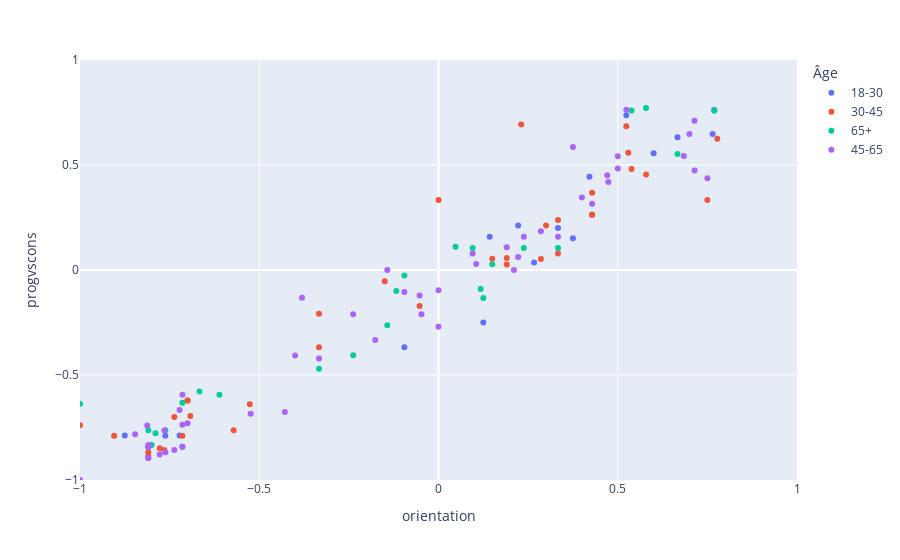

Source (notebook cell):
### Code cell
fig = px.scatter(counts_df, x="orientation", y="progvscons",  color='Âge', hover_name='name')
fig.update_xaxes(range=[-1, 1])
fig.update_yaxes(range=[-1, 1])
fig.show()

### Figure 1 — Plotly figure (JSON) as saved in the notebook; plotly's stock layout.template omitted (floating-point values rounded to 4 significant figures)
{"data": [{"hovertemplate": "<b>%{hovertext}</b><br><br>Âge=18-30<br>orientation=%{x}<br>progvscons=%{y}<extra></extra>", "hovertext": ["Adeline CRETTENAND", "Alain DUBOSSON", "Caroline REYNARD", "Chantal CARLEN", "Damien FUMEAUX", "Damien LUISIER", "Florent FAVRE", "François QUENNOZ", "Jean-Baptiste UDRESSY", "Kamy MAY", "Lucile CURDY", "Léa ROUILLER DESSIMOZ", "Mathieu CALOZ", "Mélanie FOLLONIER", "Romain UDRY", "Romano AMACKER", "Sophie DUCREY"], "legendgroup": "18-30", "marker": {"color": "#636efa", "symbol": "circle"}, "mode": "markers", "name": "18-30", "orientation": "v", "showlegend": true, "type": "scatter", "x": [0.3333, 0.7692, -0.7619, 0.6, 0.6667, 0.2222, 0.375, 0.4211, 0.7647, 0.1429, -0.7222, -0.875, -0.09524, 0.125, 0.2667, 0.5238, -0.7143], "xaxis": "x", "y": [0.2, 0.7619, -0.7895, 0.5556, 0.6316, 0.2121, 0.1515, 0.4444, 0.6471, 0.1579, -0.7879, -0.7879, -0.3684, -0.25, 0.03571, 0.7368, -0.8421], "yaxis": "y"}, {"hovertemplate": "<b>%{hovertext}</b><br><br>Âge=30-45<br>orientation=%{x}<br>progvscons=%{y}<extra></extra>", "hovertext": ["Alain LÉGER", "Arnaud DUBOIS", "Christelle HERITIER", "Christian ESCHER", "Claudia ALPIGER", "Côme VUILLE", "Damien CLERC", "Damien RABOUD", "Danica ZURBRIGGEN LEHNER", "Dominik KNUBEL", "Emilie PRAZ", "Fabien THETAZ", "Fabienne MURMANN", "Flavio SCHMID", "Florian EVEQUOZ", "Florine CARRON", "Gaël BOURGEOIS", "Géraldine POUGET-ZUFFEREY", "Johan ROCHEL", "Joséphine WAEBER", "Marie ZUCHUAT", "Martine ROUILLER", "Matteo ABÄCHERLI", "Michael BURGENER", "Michael KREUZER", "Natacha MARET", "Natascha FARQUET", "Nicolas BONVIN", "Nicolas CHABLAIS", "Pascale FUMEAUX", "Pierre DARBELLAY", "Rafael WELSCHEN", "Rahel ZIMMERMANN", "Ralph KUMMER", "Vincent BOAND", "Vincent LUYET"], "legendgroup": "30-45", "marker": {"color": "#EF553B", "symbol": "circle"}, "mode": "markers", "name": "30-45", "orientation": "v", "showlegend": true, "type": "scatter", "x": [0.15, -0.5714, -0.6923, -0.05263, -0.7, -0.3333, 0.7778, 0.5294, -0.3333, -0.15, -0.8095, -0.7778, 0.4286, 0.3333, -0.9048, -0.7368, -1, 0.1905, -0.7143, 0.3, 0.1905, -0.8095, 0.4286, 0.4286, 0.5238, 0.2857, -0.5263, 0.3333, 0, -0.7647, 0.75, 0.5385, -0.7, 0.2308, 0.5789, -0.8095], "xaxis": "x", "y": [0.05405, -0.7632, -0.6957, -0.1714, -0.6216, -0.3684, 0.625, 0.5588, -0.2083, -0.05405, -0.8421, -0.8485, 0.2632, 0.2381, -0.7895, -0.7, -0.7391, 0.02632, -0.7895, 0.2121, 0.05714, -0.8684, 0.3684, 0.2632, 0.6842, 0.05263, -0.6389, 0.07895, 0.3333, -0.8571, 0.3333, 0.4815, -0.6216, 0.6923, 0.4545, -0.8857], "yaxis": "y"}, {"hovertemplate": "<b>%{hovertext}</b><br><br>Âge=65+<br>orientation=%{x}<br>progvscons=%{y}<extra></extra>", "hovertext": ["Alain SCHÖNBETT", "Bernard OBERHOLZER", "Bernard TROILLET", "Cilette CRETTON", "Claude NANÇOZ", "Edmond PERRUCHOUD", "François GENOUD", "Georges VIONNET", "Gerhard SCHMID", "Hermann BRUNNER", "Jacques BLANC", "Jean BONNARD", "Jean ZERMATTEN", "Jean-Dominique CIPOLLA", "Jean-François LOVEY", "Kurt REGOTZ", "Leander WILLINER", "Lukas JÄGER", "Marius DUMOULIN", "Narcisse CRETTENAND", "Patricia CASAYS", "Paul BURGENER", "Peter BÄHLER", "Philippe BENDER", "Pierre SCHERTENLEIB", "Raymonde SCHOCH"], "legendgroup": "65+", "marker": {"color": "#00cc96", "symbol": "circle"}, "mode": "markers", "name": "65+", "orientation": "v", "showlegend": true, "type": "scatter", "x": [-0.3333, -1, -0.1429, -0.7619, 0.125, 0.7692, -0.2381, -0.8095, -0.7143, -0.09524, -0.6111, -0.8095, -0.7895, 0.6667, -0.8, 0.04762, 0.15, 0.5385, 0.2381, 0.3333, 0.1176, -0.1176, 0.5789, 0.09524, -0.8095, -0.6667], "xaxis": "x", "y": [-0.4706, -0.6364, -0.2632, -0.7632, -0.1333, 0.7586, -0.4054, -0.8421, -0.6316, -0.02632, -0.5938, -0.7632, -0.7778, 0.5526, -0.8333, 0.1111, 0.02703, 0.76, 0.1053, 0.1053, -0.09091, -0.1, 0.7714, 0.1053, -0.8421, -0.5789], "yaxis": "y"}, {"hovertemplate": "<b>%{hovertext}</b><br><br>Âge=45-65<br>orientation=%{x}<br>progvscons=%{y}<extra></extra>", "hovertext": ["Alex BONVIN", "Alina DARBELLAY", "Blaise CRETTOL", "Christine ROUX", "Claudia GAILLARD MOREND", "Claudy BESSE", "Corinne DUC BONVIN", "Célina RAMSAUER", "Fabian ZURBRIGGEN", "Felix RUPPEN", "Florence CARRON DARBELLAY", "Frédéric PITTELOUD", "Gabrielle BARRAS", "Gabrielle CORNUT-ZUFFEREY", "German EYER", "Grégoire VANNAY", "Géraldine GIANADDA", "Géraldine GRANGES GUENOT", "Géraldine GRANGES-GUENOT", "Gérard SALAMIN", "Ida HÄFLIGER", "Janine REY-SIGGEN", "Jean-Daniel NANCHEN", "Jean-Marc DUPONT", "Jean-Marc SAVIOZ", "Jean-Pierre REY", "Jenny VOEFFRAY", "Jérôme FORMAZ", "Laurence VUAGNIAUX", "Lukas KALBERMATTEN", "Léonard BENDER", "Madeleine KUONEN-EGGO", "Marc-Antoine GENOLET", "Maria ARNOLD-ESCHER", "Martin SCHÜRCH", "Mathieu SARRASIN", "Monika HOLZEGGER", "Nicolas METTAN", "Olivier DERIVAZ", "Peter BURRI", "Pierre-Alain RAEMY", "Rainer MATHIER", "Ralph DESSIMOZ", "Remo SCHNYDER", "Ruth STALDER", "Sabine FOURNIER", "Sandro FONTANA", "Sophie BORNET", "Stéphane CLAVIEN", "Thomas MATTER", "Vincent GÜNTHER", "Yann RODUIT"], "legendgroup": "45-65", "marker": {"color": "#ab63fa", "symbol": "circle"}, "mode": "markers", "name": "45-65", "orientation": "v", "showlegend": true, "type": "scatter", "x": [0.7, -0.8462, -0.8095, 0.4, -0.7143, 0.4706, -0.7368, -0.7647, 0.5238, 0.75, 0, 0.2381, 0.5, -0.7778, -0.7143, -0.09524, -0.8125, -1, 0.5, 0.3333, -0.05263, -0.8095, -0.8095, -0.8095, 0.2857, -0.3333, -0.1765, 0.6842, -0.7619, 0.2222, -0.7143, -0.7222, 0.7143, 0.4737, 0.7143, 0, -0.381, -0.4, -0.7, -0.1429, -0.5238, 0.4286, 0.2105, 0.375, -0.2381, -0.8095, 0.09524, 0.1053, -0.4286, -0.04762, -0.8095, 0.1905], "xaxis": "x", "y": [0.6471, -0.7826, -0.8333, 0.3448, -0.8421, 0.4516, -0.8571, -0.7647, 0.7632, 0.4375, -0.2703, 0.1579, 0.4839, -0.8788, -0.5946, -0.1053, -0.7407, -1, 0.5417, 0.1579, -0.1212, -0.8421, -0.8421, -0.8421, 0.1842, -0.4211, -0.3333, 0.5429, -0.8684, 0.0625, -0.7368, -0.6667, 0.7105, 0.4194, 0.4737, -0.09677, -0.1316, -0.4074, -0.7297, 0, -0.6842, 0.3158, 0, 0.5862, -0.2105, -0.8947, 0.07895, 0.02857, -0.6757, -0.2105, -0.8947, 0.1081], "yaxis": "y"}], "layout": {"legend": {"title": {"text": "Âge"}, "tracegroupgap": 0}, "margin": {"t": 60}, "xaxis": {"anchor": "y", "domain": [0, 1], "range": [-1, 1], "title": {"text": "orientation"}}, "yaxis": {"anchor": "x", "domain": [0, 1], "range": [-1, 1], "title": {"text": "progvscons"}}}}
